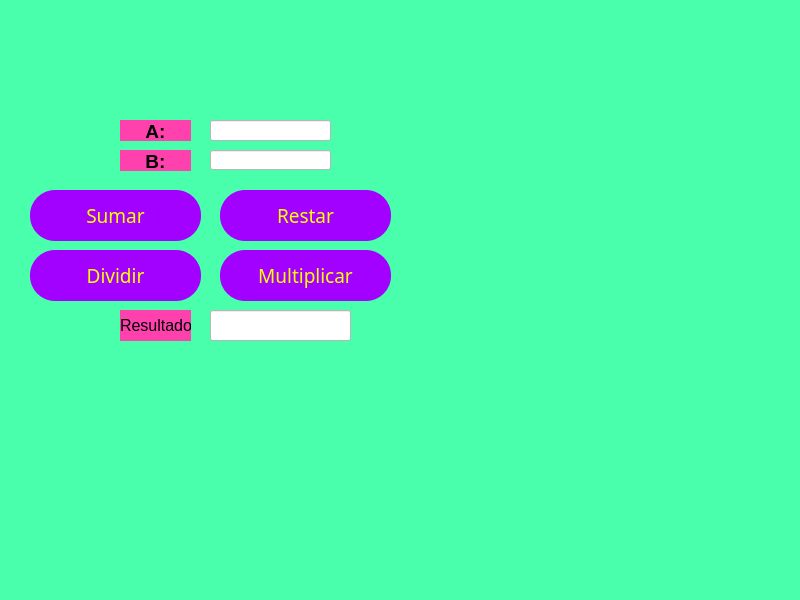
<?xml version="1.0" encoding="UTF-8"?>
<ui version="4.0">
 <class>MainWindow</class>
 <widget class="QMainWindow" name="MainWindow">
  <property name="geometry">
   <rect>
    <x>0</x>
    <y>0</y>
    <width>800</width>
    <height>600</height>
   </rect>
  </property>
  <property name="windowTitle">
   <string>MainWindow</string>
  </property>
  <property name="styleSheet">
   <string notr="true">background-color: rgb(74, 255, 171);</string>
  </property>
  <widget class="QWidget" name="centralwidget">
   <widget class="QLabel" name="lbl_nombre">
    <property name="geometry">
     <rect>
      <x>120</x>
      <y>120</y>
      <width>71</width>
      <height>21</height>
     </rect>
    </property>
    <property name="styleSheet">
     <string notr="true">background-color: rgb(255, 65, 173);</string>
    </property>
    <property name="text">
     <string>&lt;html&gt;&lt;head/&gt;&lt;body&gt;&lt;p align=&quot;center&quot;&gt;&lt;span style=&quot; font-size:14pt; font-weight:600;&quot;&gt;A:&lt;/span&gt;&lt;/p&gt;&lt;/body&gt;&lt;/html&gt;</string>
    </property>
   </widget>
   <widget class="QLineEdit" name="txt_B">
    <property name="geometry">
     <rect>
      <x>210</x>
      <y>120</y>
      <width>121</width>
      <height>21</height>
     </rect>
    </property>
    <property name="font">
     <font>
      <family>Roman</family>
      <pointsize>12</pointsize>
     </font>
    </property>
    <property name="styleSheet">
     <string notr="true">background-color: rgb(255, 255, 255);</string>
    </property>
    <property name="text">
     <string/>
    </property>
    <property name="alignment">
     <set>Qt::AlignCenter</set>
    </property>
   </widget>
   <widget class="QLineEdit" name="txt_resultado">
    <property name="geometry">
     <rect>
      <x>210</x>
      <y>310</y>
      <width>141</width>
      <height>31</height>
     </rect>
    </property>
    <property name="font">
     <font>
      <family>Roman</family>
      <pointsize>12</pointsize>
     </font>
    </property>
    <property name="styleSheet">
     <string notr="true">background-color: rgb(255, 255, 255);</string>
    </property>
    <property name="text">
     <string/>
    </property>
    <property name="alignment">
     <set>Qt::AlignCenter</set>
    </property>
   </widget>
   <widget class="QLabel" name="lbl_edad">
    <property name="geometry">
     <rect>
      <x>120</x>
      <y>150</y>
      <width>71</width>
      <height>21</height>
     </rect>
    </property>
    <property name="styleSheet">
     <string notr="true">background-color: rgb(255, 65, 173);

</string>
    </property>
    <property name="text">
     <string>&lt;html&gt;&lt;head/&gt;&lt;body&gt;&lt;p align=&quot;center&quot;&gt;&lt;span style=&quot; font-size:14pt; font-weight:600;&quot;&gt;B:&lt;/span&gt;&lt;/p&gt;&lt;/body&gt;&lt;/html&gt;</string>
    </property>
   </widget>
   <widget class="QLabel" name="lbl_Suma">
    <property name="geometry">
     <rect>
      <x>120</x>
      <y>310</y>
      <width>71</width>
      <height>31</height>
     </rect>
    </property>
    <property name="styleSheet">
     <string notr="true">background-color: rgb(255, 65, 173);

</string>
    </property>
    <property name="text">
     <string>&lt;html&gt;&lt;head/&gt;&lt;body&gt;&lt;p align=&quot;center&quot;&gt;&lt;span style=&quot; font-size:12pt;&quot;&gt;Resultado&lt;/span&gt;&lt;/p&gt;&lt;/body&gt;&lt;/html&gt;</string>
    </property>
   </widget>
   <widget class="QPushButton" name="btn_sumar">
    <property name="geometry">
     <rect>
      <x>30</x>
      <y>190</y>
      <width>171</width>
      <height>51</height>
     </rect>
    </property>
    <property name="font">
     <font>
      <family>Roman</family>
      <pointsize>14</pointsize>
     </font>
    </property>
    <property name="styleSheet">
     <string notr="true">background-color: rgb(162, 1, 255);
border-radius: 25px;
color: rgb(255, 255, 0);


</string>
    </property>
    <property name="text">
     <string>Sumar</string>
    </property>
   </widget>
   <widget class="QLineEdit" name="txt_A">
    <property name="geometry">
     <rect>
      <x>210</x>
      <y>150</y>
      <width>121</width>
      <height>20</height>
     </rect>
    </property>
    <property name="font">
     <font>
      <family>Roman</family>
      <pointsize>12</pointsize>
     </font>
    </property>
    <property name="styleSheet">
     <string notr="true">background-color: rgb(255, 255, 255);</string>
    </property>
    <property name="text">
     <string/>
    </property>
    <property name="alignment">
     <set>Qt::AlignCenter</set>
    </property>
   </widget>
   <widget class="QPushButton" name="btn_restar">
    <property name="geometry">
     <rect>
      <x>220</x>
      <y>190</y>
      <width>171</width>
      <height>51</height>
     </rect>
    </property>
    <property name="font">
     <font>
      <family>Roman</family>
      <pointsize>14</pointsize>
     </font>
    </property>
    <property name="styleSheet">
     <string notr="true">background-color: rgb(162, 1, 255);
border-radius: 25px;
color: rgb(255, 255, 0);


</string>
    </property>
    <property name="text">
     <string>Restar</string>
    </property>
   </widget>
   <widget class="QPushButton" name="btn_dividir">
    <property name="geometry">
     <rect>
      <x>30</x>
      <y>250</y>
      <width>171</width>
      <height>51</height>
     </rect>
    </property>
    <property name="font">
     <font>
      <family>Roman</family>
      <pointsize>14</pointsize>
     </font>
    </property>
    <property name="styleSheet">
     <string notr="true">background-color: rgb(162, 1, 255);
border-radius: 25px;
color: rgb(255, 255, 0);


</string>
    </property>
    <property name="text">
     <string>Dividir</string>
    </property>
   </widget>
   <widget class="QPushButton" name="btn_multiplicar">
    <property name="geometry">
     <rect>
      <x>220</x>
      <y>250</y>
      <width>171</width>
      <height>51</height>
     </rect>
    </property>
    <property name="font">
     <font>
      <family>Roman</family>
      <pointsize>14</pointsize>
     </font>
    </property>
    <property name="styleSheet">
     <string notr="true">background-color: rgb(162, 1, 255);
border-radius: 25px;
color: rgb(255, 255, 0);


</string>
    </property>
    <property name="text">
     <string>Multiplicar</string>
    </property>
   </widget>
  </widget>
  <widget class="QMenuBar" name="menubar">
   <property name="geometry">
    <rect>
     <x>0</x>
     <y>0</y>
     <width>800</width>
     <height>18</height>
    </rect>
   </property>
  </widget>
  <widget class="QStatusBar" name="statusbar"/>
 </widget>
 <resources/>
 <connections/>
</ui>
